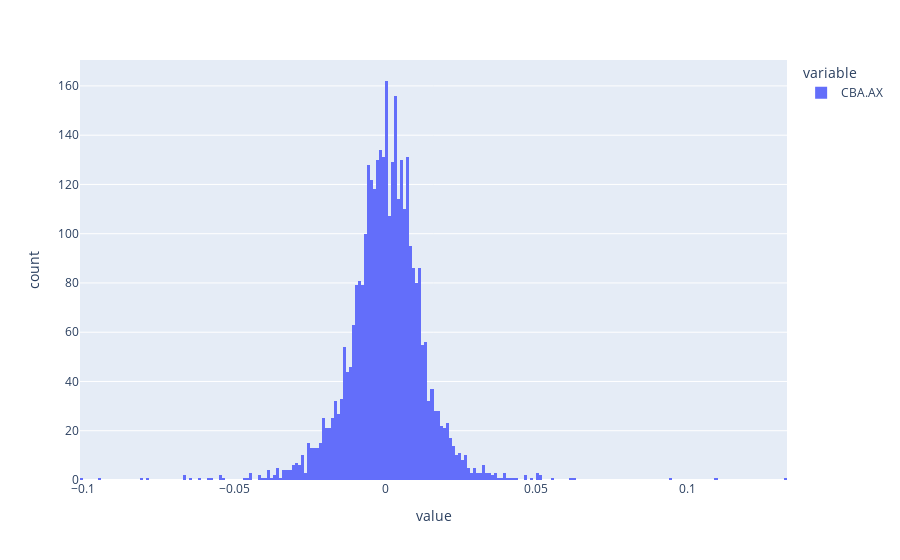

The code cell stored with this chart in its notebook:
### Code cell
close['CBA.AX'].pct_change().plot(kind='hist')

### Figure 1 — Plotly figure (JSON) as saved in the notebook; plotly's stock layout.template omitted (floating-point values rounded to 4 significant figures; data arrays with more than 128 entries replaced by an {"elided": "..."} marker saying what was removed)
{"data": [{"alignmentgroup": "True", "bingroup": "x", "hovertemplate": "variable=CBA.AX<br>value=%{x}<br>count=%{y}<extra></extra>", "legendgroup": "CBA.AX", "marker": {"color": "#636efa", "pattern": {"shape": ""}}, "name": "CBA.AX", "offsetgroup": "CBA.AX", "orientation": "v", "showlegend": true, "type": "histogram", "x": {"elided": "3459 float values"}, "xaxis": "x", "yaxis": "y"}], "layout": {"barmode": "relative", "legend": {"title": {"text": "variable"}, "tracegroupgap": 0}, "margin": {"t": 60}, "xaxis": {"anchor": "y", "domain": [0, 1], "title": {"text": "value"}}, "yaxis": {"anchor": "x", "domain": [0, 1], "title": {"text": "count"}}}}
